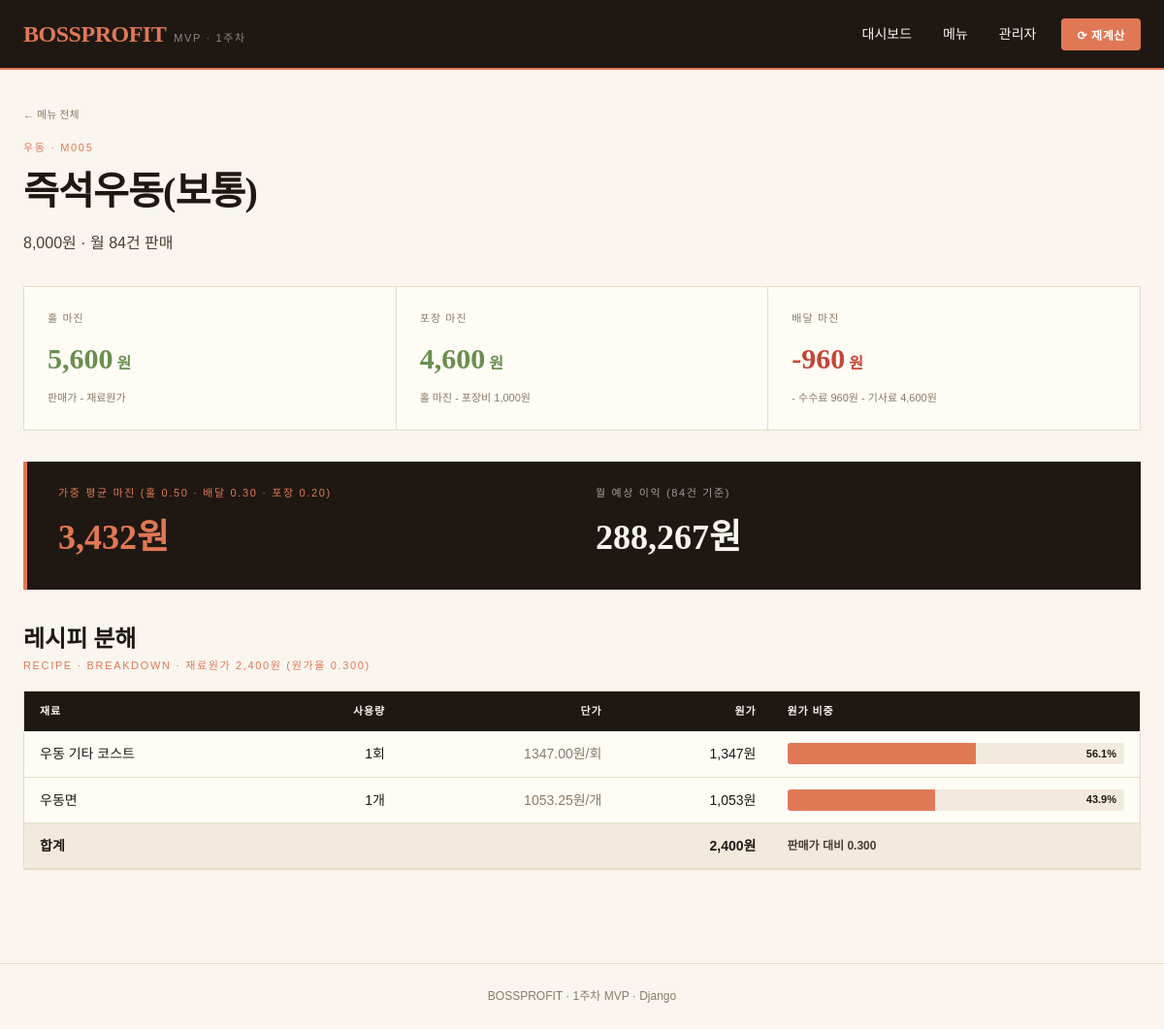
/menus/M005/, run on the app's committed database.
### profit/models.py (models this page shows, shortened)
class Menu(models.Model):
    CATEGORY_CHOICES = [
        ("돈까스", "돈까스"),
        ("우동", "우동"),
        ("만두", "만두"),
        ("세트", "세트"),
        ("안주", "안주"),
        ("기타", "기타"),
    ]
    menu_id = models.CharField(
        max_length=50, unique=True, help_text="예: M001"
    )
    name = models.CharField(max_length=100, verbose_name="메뉴명")
    category = models.CharField(
        max_length=20, choices=CATEGORY_CHOICES, verbose_name="카테고리"
    )
    price = models.PositiveIntegerField(verbose_name="판매가(원)")
    monthly_orders = models.PositiveIntegerField(
        default=0, verbose_name="월 판매량"
    )
    packaging_cost = models.PositiveIntegerField(
        default=0, verbose_name="포장 비용(원)"
    )
    is_active = models.BooleanField(default=True, verbose_name="판매중")
    class Meta:
        verbose_name = "메뉴"
        verbose_name_plural = "메뉴"
        ordering = ["menu_id"]
    def food_cost(self) -> float:
        return sum(item.cost for item in self.recipe_items.all())

class ProfitAssumption(models.Model):
    owner = models.ForeignKey(
        settings.AUTH_USER_MODEL,
        on_delete=models.CASCADE,
        null=True, blank=True,
        related_name="assumptions",
        verbose_name="소유자"
    )
    label = models.CharField(
        max_length=50, default="기본 가정", verbose_name="가정 이름"
    )
    dine_in_share = models.FloatField(default=0.50, verbose_name="홀 비중")
    delivery_share = models.FloatField(default=0.30, verbose_name="배달 비중")
    takeout_share = models.FloatField(default=0.20, verbose_name="포장 비중")
    delivery_commission_rate = models.FloatField(
        default=0.12, verbose_name="배달앱 수수료율"
    )
    rider_fee = models.PositiveIntegerField(
        default=4600, verbose_name="배달 기사 수수료(원)"
    )
    rider_fee_store_share = models.FloatField(
        default=1.0, verbose_name="기사료 가게 부담률"
    )
    target_food_cost_rate = models.FloatField(
        default=0.35, verbose_name="목표 원가율"
    )
    is_active = models.BooleanField(default=True)
    class Meta:
        verbose_name = "손익 가정"
        verbose_name_plural = "손익 가정"
    @classmethod
    def get_active(cls, user=None):
        if user and user.is_authenticated:
            obj = cls.objects.filter(owner=user, is_active=True).first()
            if obj:
                return obj
        obj = cls.objects.filter(owner__isnull=True, is_active=True).first()
        if obj is None:
            obj = cls.objects.create()
        return obj

class Ingredient(models.Model):
    CATEGORY_CHOICES = [
        ("돈까스", "돈까스"),
        ("우동", "우동"),
        ("만두", "만두"),
        ("공통", "공통"),
        ("안주", "안주"),
        ("포장", "포장"),
        ("기타", "기타"),
    ]
    ingredient_id = models.CharField(
        max_length=50, unique=True, help_text="예: PORK_LOIN_G"
    )
    name = models.CharField(max_length=100, verbose_name="재료명")
    category = models.CharField(
        max_length=20, choices=CATEGORY_CHOICES, blank=True, verbose_name="카테고리"
    )
    purchase_quantity = models.FloatField(
        verbose_name="구매 수량", help_text="예: 1kg을 그램으로 환산한 1000"
    )
    purchase_price = models.PositiveIntegerField(verbose_name="구매 가격(원)")
    unit = models.CharField(max_length=20, default="g", verbose_name="단위")
    memo = models.TextField(blank=True, verbose_name="메모")
    class Meta:
        verbose_name = "식자재"
        verbose_name_plural = "식자재"
        ordering = ["category", "name"]
    @property
    def unit_cost(self) -> float:
        if not self.purchase_quantity:
            return 0.0
        return self.purchase_price / self.purchase_quantity

class RecipeItem(models.Model):
    menu = models.ForeignKey(
        Menu, on_delete=models.CASCADE, related_name="recipe_items"
    )
    ingredient = models.ForeignKey(
        Ingredient, on_delete=models.PROTECT, related_name="used_in"
    )
    quantity = models.FloatField(verbose_name="사용량")
    memo = models.CharField(max_length=255, blank=True)
    class Meta:
        verbose_name = "레시피 항목"
        verbose_name_plural = "레시피 항목"
        unique_together = [("menu", "ingredient")]
        ordering = ["menu", "ingredient"]
    @property
    def cost(self) -> float:
        return self.ingredient.unit_cost * self.quantity

### profit/views.py (the view)
# urls.py: path("menus/<str:menu_id>/", views.menu_detail, name="menu_detail"),
def menu_detail(request, menu_id):
    menu = get_object_or_404(Menu, menu_id=menu_id)
    assumption = ProfitAssumption.get_active()
    result = calculate_menu(menu, assumption)
    recipe_items = menu.recipe_items.select_related("ingredient").all()
    total_cost = sum(item.cost for item in recipe_items)
    recipe_rows = []
    for item in recipe_items:
        recipe_rows.append({
            "ingredient": item.ingredient,
            "quantity": item.quantity,
            "cost": item.cost,
            "share": (item.cost / total_cost * 100) if total_cost else 0,
        })
    recipe_rows.sort(key=lambda r: r["cost"], reverse=True)
    return render(
        request,
        "profit/menu_detail.html",
        {
            "menu": menu,
            "result": result,
            "recipe_rows": recipe_rows,
            "assumption": assumption,
        },
    )

### profit/templates/profit/menu_detail.html (shortened to what this page needs)
{% extends "profit/base.html" %}
{% load humanize %}
{% block content %}
<header class="detail-header">
  <a href="{% url 'menu_list' %}" class="breadcrumb">← 메뉴 전체</a>
  <div class="tag">{{ menu.category|upper }} · {{ menu.menu_id }}</div>
  <h1>{{ menu.name }}</h1>
  <div class="sub">{{ menu.price|intcomma }}원 · 월 {{ menu.monthly_orders }}건 판매</div>
</header>
<div class="margin-grid">
  <div class="margin-card">
    <div class="lbl">홀 마진</div>
    <div class="val {% if result.dine_in_margin > 0 %}pos{% else %}neg{% endif %}">
      {{ result.dine_in_margin|floatformat:0|intcomma }}<span class="unit">원</span>
    </div>
    <div class="note">판매가 - 재료원가</div>
  </div>
  <div class="margin-card">
    <div class="lbl">포장 마진</div>
    <div class="val {% if result.takeout_margin > 0 %}pos{% else %}neg{% endif %}">
      {{ result.takeout_margin|floatformat:0|intcomma }}<span class="unit">원</span>
    </div>
    <div class="note">홀 마진 - 포장비 {{ menu.packaging_cost|intcomma }}원</div>
  </div>
  <div class="margin-card">
    <div class="lbl">배달 마진</div>
    <div class="val {% if result.delivery_margin > 0 %}pos{% else %}neg{% endif %}">
      {{ result.delivery_margin|floatformat:0|intcomma }}<span class="unit">원</span>
    </div>
    <div class="note">- 수수료 {{ result.delivery_commission|floatformat:0|intcomma }}원 - 기사료 {{ result.rider_cost|floatformat:0|intcomma }}원</div>
  </div>
</div>
<div class="weighted-banner">
  <div>
    <div class="lbl-coral">가중 평균 마진 (홀 {{ assumption.dine_in_share|floatformat:2 }} · 배달 {{ assumption.delivery_share|floatformat:2 }} · 포장 {{ assumption.takeout_share|floatformat:2 }})</div>
    <div class="big coral">{{ result.weighted_margin|floatformat:0|intcomma }}원</div>
  </div>
  <div>
    <div class="lbl-grey">월 예상 이익 ({{ menu.monthly_orders }}건 기준)</div>
    <div class="big">{{ result.monthly_profit|floatformat:0|intcomma }}원</div>
  </div>
</div>
<div style="margin-bottom: 16px;">
  <h2 style="font-family:'Noto Serif KR',serif; font-size:24px; font-weight:900;">레시피 분해</h2>
  <div class="sect-label">RECIPE · BREAKDOWN · 재료원가 {{ result.base_cost|floatformat:0|intcomma }}원 (원가율 {{ result.food_cost_rate|floatformat:3 }})</div>
</div>
<div class="data-table-wrap">
  <table class="data-table">
    <thead>
      <tr>
        <th>재료</th>
        <th class="right">사용량</th>
        <th class="right">단가</th>
        <th class="right">원가</th>
        <th style="width:33%;">원가 비중</th>
      </tr>
    </thead>
    <tbody>
      {% for r in recipe_rows %}
      <tr>
        <td style="font-weight:500;">{{ r.ingredient.name }}</td>
        <td class="right tabular">{{ r.quantity|floatformat:"-2" }}{{ r.ingredient.unit }}</td>
        <td class="right tabular" style="color:var(--ink-muted);">{{ r.ingredient.unit_cost|floatformat:2 }}원/{{ r.ingredient.unit }}</td>
        <td class="right tabular" style="font-weight:500;">{{ r.cost|floatformat:0|intcomma }}원</td>
        <td>
          <div class="recipe-bar">
            <div class="fill" style="width: {{ r.share|floatformat:1 }}%;"></div>
            <div class="pct">{{ r.share|floatformat:1 }}%</div>
          </div>
        </td>
      </tr>
      {% endfor %}
      <tr style="background: var(--cream-deep); font-weight:700;">
        <td>합계</td>
        <td></td>
        <td></td>
        <td class="right tabular">{{ result.base_cost|floatformat:0|intcomma }}원</td>
        <td style="font-size:12px; color:var(--ink-soft);">판매가 대비 {{ result.food_cost_rate|floatformat:3 }}</td>
      </tr>
    </tbody>
  </table>
</div>
{% endblock %}

### profit/static/profit/styles.css (style rules this page uses)
* { box-sizing: border-box; margin: 0; padding: 0; }
:root { --cream: #FAF6EF; --cream-deep: #F2EBDD; --paper: #FFFCF6; --ink: #1F1812; --ink-soft: #4A3D31; --ink-muted: #8A7A66; --coral: #E07856; --coral-deep: #C44536; --tan: #C8956D; --olive: #6B8E4E; --gold: #B8893A; --line: #E6DCC9; }
body { font-family: 'Noto Sans KR', sans-serif; background: var(--cream); color: var(--ink); min-height: 100vh; line-height: 1.6; -webkit-font-smoothing: antialiased; }
a { color: inherit; text-decoration: none; }
.sect-label { font-size: 11px; color: var(--coral); letter-spacing: 0.15em; }
.data-table-wrap { background: var(--paper); border: 1px solid var(--line); overflow-x: auto; }
.data-table { width: 100%; border-collapse: collapse; font-size: 14px; }
.data-table thead { background: var(--ink); color: var(--cream); }
.data-table th { padding: 12px 16px; text-align: left; font-size: 11px; letter-spacing: 0.08em; text-transform: uppercase; font-weight: 700; }
.data-table th.right, .data-table td.right { text-align: right; }
.data-table td { padding: 12px 16px; border-bottom: 1px solid var(--line); }
.tabular { font-variant-numeric: tabular-nums; }
.detail-header { margin-bottom: 32px; }
.detail-header .breadcrumb { font-size: 11px; color: var(--ink-muted); margin-bottom: 16px; display: inline-block; }
.detail-header .tag { font-size: 11px; color: var(--coral); letter-spacing: 0.15em; margin-bottom: 4px; }
.detail-header h1 { font-family: 'Noto Serif KR', serif; font-size: 40px; font-weight: 900; letter-spacing: -0.02em; }
.detail-header .sub { color: var(--ink-soft); margin-top: 8px; }
.margin-grid { display: grid; grid-template-columns: repeat(3, 1fr); gap: 1px; background: var(--line); border: 1px solid var(--line); margin-bottom: 32px; }
.margin-card { background: var(--paper); padding: 24px; }
.margin-card .lbl { font-size: 11px; color: var(--ink-muted); letter-spacing: 0.1em; text-transform: uppercase; margin-bottom: 8px; }
.margin-card .val { font-family: 'Noto Serif KR', serif; font-size: 30px; font-weight: 900; }
.margin-card .val.pos { color: var(--olive); }
.margin-card .val.neg { color: var(--coral-deep); }
.margin-card .val .unit { font-size: 16px; margin-left: 4px; }
.margin-card .note { font-size: 11px; color: var(--ink-muted); margin-top: 8px; }
.weighted-banner { background: var(--ink); color: var(--cream); padding: 24px 32px; margin-bottom: 32px; border-left: 4px solid var(--coral); display: grid; grid-template-columns: 1fr 1fr; gap: 24px; align-items: center; }
.weighted-banner .lbl-coral { font-size: 11px; color: var(--coral); letter-spacing: 0.15em; margin-bottom: 8px; }
.weighted-banner .lbl-grey { font-size: 11px; color: rgba(250,246,239,0.6); letter-spacing: 0.15em; margin-bottom: 8px; }
.weighted-banner .big { font-family: 'Noto Serif KR', serif; font-size: 36px; font-weight: 900; }
.weighted-banner .big.coral { color: var(--coral); }
.recipe-bar { background: var(--cream-deep); height: 22px; border-radius: 3px; overflow: hidden; position: relative; }
.recipe-bar .fill { background: var(--coral); height: 100%; }
.recipe-bar .pct { position: absolute; inset: 0; display: flex; align-items: center; justify-content: flex-end; padding-right: 8px; font-size: 11px; font-weight: 700; color: var(--ink); }

### data on the page
Menu: category "우동", menu_id "M005", name "즉석우동(보통)", price "8,000", monthly_orders "84", packaging_cost "1,000"
ProfitAssumption: dine_in_share "0.50", delivery_share "0.30", takeout_share "0.20"
Ingredient: ingredient.name "우동 기타 코스트", quantity "1", ingredient.unit "회", ingredient.unit_cost "1347.00", cost "1,347", share "56.1"
Ingredient: ingredient.name "우동면", quantity "1", ingredient.unit "개", ingredient.unit_cost "1053.25", cost "1,053", share "43.9"

### other printed values
{{ result.dine_in_margin|floatformat:0|intcomma }} "5,600"
{{ result.takeout_margin|floatformat:0|intcomma }} "4,600"
{{ result.delivery_margin|floatformat:0|intcomma }} "-960"
{{ result.delivery_commission|floatformat:0|intcomma }} "960"
{{ result.rider_cost|floatformat:0|intcomma }} "4,600"
{{ result.weighted_margin|floatformat:0|intcomma }} "3,432"
{{ result.monthly_profit|floatformat:0|intcomma }} "288,267"
{{ result.base_cost|floatformat:0|intcomma }} "2,400"
{{ result.food_cost_rate|floatformat:3 }} "0.300"
